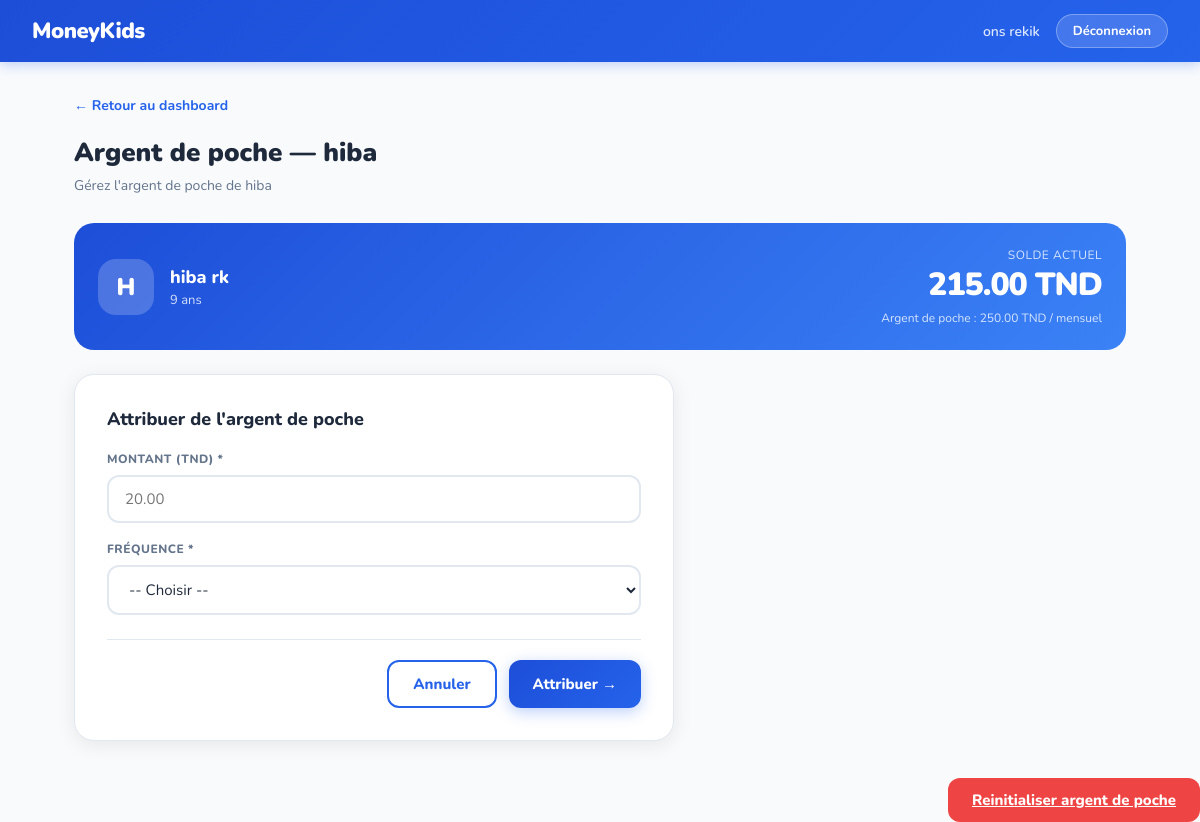
The page /parent/argent_poche.php?id=18 (signed in) on the database its author committed.
### tables this page shows
CREATE TABLE `utilisateur` (
  `id` int(11) NOT NULL,
  `nom` varchar(100) NOT NULL,
  `prenom` varchar(100) NOT NULL,
  `email` varchar(150) NOT NULL,
  `password` varchar(255) NOT NULL,
  `role` enum('parent','enfant') NOT NULL,
  `parent_id` int(11) DEFAULT NULL,
  `age` int(11) DEFAULT NULL
);

CREATE TABLE `compte` (
  `id` int(11) NOT NULL,
  `solde` decimal(10,2) DEFAULT 0.00,
  `montant_argent_poche` decimal(10,2) DEFAULT 0.00,
  `frequence` enum('hebdo','mensuel') NOT NULL,
  `user_id` int(11) NOT NULL
);

### crud/users/read.php (called while the page is built, shortened)
<?php
function getUserById($pdo, $id) {
    $stmt = $pdo->prepare("SELECT * FROM utilisateur WHERE id = ?");
    $stmt->execute([$id]);
    return $stmt->fetch();
}
?>

### crud/comptes/read.php (called while the page is built, shortened)
<?php
function getCompteByUser($pdo, $user_id) {
    $stmt = $pdo->prepare("
        SELECT * FROM compte WHERE user_id = ?
    ");
    $stmt->execute([$user_id]);
    return $stmt->fetch();
}
?>

### parent/argent_poche.php (the view, shortened to what this page needs)
<?php
require_once $_SERVER['DOCUMENT_ROOT'] . '/MoneyKids/config/db.php';
require_once $_SERVER['DOCUMENT_ROOT'] . '/MoneyKids/crud/users/read.php';
require_once $_SERVER['DOCUMENT_ROOT'] . '/MoneyKids/crud/comptes/update.php';
require_once $_SERVER['DOCUMENT_ROOT'] . '/MoneyKids/crud/comptes/read.php';
require_once $_SERVER['DOCUMENT_ROOT'] . '/MoneyKids/crud/transactions/create.php';
$enfant_id = $_GET['id'] ?? null;
$enfant = getUserById($pdo, $enfant_id);
$compte = getCompteByUser($pdo, $enfant_id);
?>
<!DOCTYPE html>
<html lang="fr">
<head>
    <link rel="stylesheet" href="../assets/css/style.css">
    <link rel="stylesheet" href="../assets/css/parent.css">
</head>
<body>
<nav class="navbar">
    <div class="nav-logo">MoneyKids</div>
    <div class="nav-right">
        <span class="nav-user">
             <?= htmlspecialchars($_SESSION['prenom'] . ' ' . $_SESSION['nom']) ?>
        </span>
        <a href="../authentification/logout.php" class="btn-logout">Déconnexion</a>
    </div>
</nav>
<div class="page-wrapper">
    <a href="dashboard.php" class="back-link">← Retour au dashboard</a>
    <div class="page-title">
         Argent de poche — <?= htmlspecialchars($enfant['prenom']) ?>
    </div>
    <div class="page-sub">
        Gérez l'argent de poche de <?= htmlspecialchars($enfant['prenom']) ?>
    </div>
    <div class="balance-card">
        <div class="balance-left">
            <div class="balance-avatar">
                <?= strtoupper(substr($enfant['prenom'], 0, 1)) ?>
            </div>
            <div>
                <div class="balance-name">
                    <?= htmlspecialchars($enfant['prenom'] . ' ' . $enfant['nom']) ?>
                </div>
                <div class="balance-age">
                    <?= $enfant['age'] ? $enfant['age'] . ' ans' : '' ?>
                </div>
            </div>
        </div>
        <div class="balance-right">
            <div class="balance-label">Solde actuel</div>
            <div class="balance-amount">
                <?= number_format($compte['solde'], 2) ?> TND
            </div>
            <div class="balance-pocket">
                Argent de poche :
                <?= number_format($compte['montant_argent_poche'], 2) ?> TND
                / <?= $compte['frequence'] ?>
            </div>
        </div>
    </div>
    <div class="form-card" style="margin-top: 24px;">
        <h3 style="font-size:18px; font-weight:800;
                   color:#1e293b; margin-bottom:20px;">
            Attribuer de l'argent de poche
        </h3>
        <form method="POST" action="">
            <div class="form-group">
                <label class="form-label">Montant (TND) *</label>
                <input class="form-input" type="number"
                       name="montant" placeholder="20.00"
                       min="0.01" step="0.01"
                       value="<?= htmlspecialchars($_POST['montant'] ?? '') ?>"
                       required>
            </div>
            <div class="form-group">
                <label class="form-label">Fréquence *</label>
                <select class="form-input" name="frequence" required>
                    <option value="">-- Choisir --</option>
                </select>
            </div>
            <div class="form-actions">
                <a href="dashboard.php" class="btn-secondary">Annuler</a>
                <button type="submit" class="btn-primary">
                    Attribuer →
                </button>
            </div>
        </form>
    </div>
</div>
<div style="margin-top: 16px; text-align: right;">
    <a href="delete_argent_poche.php?id=<?= $enfant_id ?>"
       class="btn-danger"
       onclick="return confirm('Reinitialiser l argent de poche de <?= htmlspecialchars($enfant['prenom']) ?> a 0 TND ?')">
        Reinitialiser argent de poche
    </a>
</div>
</body>
</html>

### assets/css/style.css (style rules this page uses)
* { margin: 0; padding: 0; box-sizing: border-box; }
:root { --primary: #2563EB; --primary-dark: #1D4ED8; --primary-light: #EFF6FF; --accent: #F59E0B; --green: #10B981; --red: #EF4444; --text: #1e293b; --muted: #64748b; --border: #e2e8f0; --bg: #F8FAFC; --white: #ffffff; --shadow: 0 4px 20px rgba(0,0,0,0.08); }
body { font-family: 'Nunito', sans-serif; background: var(--bg); color: var(--text); min-height: 100vh; }
.navbar { background: linear-gradient(135deg, #1D4ED8, #2563EB); padding: 14px 32px; display: flex; align-items: center; justify-content: space-between; box-shadow: 0 2px 12px rgba(37,99,235,0.3); position: sticky; top: 0; z-index: 100; }
.nav-logo { color: white; font-size: 22px; font-weight: 900; letter-spacing: -0.5px; display: flex; align-items: center; gap: 8px; }
.nav-right { display: flex; align-items: center; gap: 16px; }
.nav-user { color: rgba(255,255,255,0.85); font-size: 14px; font-weight: 600; }
.btn-logout { background: rgba(255,255,255,0.15); color: white; border: 1px solid rgba(255,255,255,0.3); padding: 7px 16px; border-radius: 20px; font-family: 'Nunito', sans-serif; font-size: 13px; font-weight: 700; cursor: pointer; text-decoration: none; transition: background 0.2s; }
.page-wrapper { max-width: 1100px; margin: 0 auto; padding: 32px 24px; }
.page-title { font-size: 26px; font-weight: 900; color: var(--text); margin-bottom: 6px; }
.page-sub { font-size: 14px; color: var(--muted); margin-bottom: 28px; }
.form-group { margin-bottom: 18px; }
.form-label { display: block; font-size: 12px; font-weight: 800; color: var(--muted); text-transform: uppercase; letter-spacing: 0.5px; margin-bottom: 8px; }
.form-input { width: 100%; padding: 12px 16px; border: 2px solid var(--border); border-radius: 12px; font-family: 'Nunito', sans-serif; font-size: 15px; color: var(--text); outline: none; transition: border-color 0.2s; background: white; }
.btn-primary { padding: 12px 24px; background: linear-gradient(135deg, var(--primary-dark), var(--primary)); color: white; border: none; border-radius: 12px; font-family: 'Nunito', sans-serif; font-size: 15px; font-weight: 800; cursor: pointer; box-shadow: 0 4px 15px rgba(37,99,235,0.3); transition: transform 0.1s; text-decoration: none; display: inline-block; }
.btn-secondary { padding: 12px 24px; background: white; color: var(--primary); border: 2px solid var(--primary); border-radius: 12px; font-family: 'Nunito', sans-serif; font-size: 15px; font-weight: 800; cursor: pointer; transition: all 0.2s; text-decoration: none; display: inline-block; }
.btn-danger { padding: 12px 24px; background: var(--red); color: white; border: none; border-radius: 12px; font-family: 'Nunito', sans-serif; font-size: 15px; font-weight: 800; cursor: pointer; }

### assets/css/parent.css (style rules this page uses)
.form-card { background: white; border-radius: 20px; padding: 32px; box-shadow: 0 4px 20px rgba(0,0,0,0.08); border: 1px solid #e2e8f0; max-width: 600px; }
.form-actions { display: flex; gap: 12px; justify-content: flex-end; margin-top: 24px; padding-top: 20px; border-top: 1px solid #e2e8f0; }
.back-link { display: inline-block; color: #2563EB; font-weight: 700; font-size: 14px; text-decoration: none; margin-bottom: 20px; }
.balance-card { background: linear-gradient(135deg, #1D4ED8, #3B82F6); border-radius: 20px; padding: 24px; display: flex; align-items: center; justify-content: space-between; color: white; margin-bottom: 8px; }
.balance-left { display: flex; align-items: center; gap: 16px; }
.balance-avatar { width: 56px; height: 56px; background: rgba(255,255,255,0.2); border-radius: 18px; display: flex; align-items: center; justify-content: center; font-size: 24px; font-weight: 900; color: white; }
.balance-name { font-size: 18px; font-weight: 800; }
.balance-age { font-size: 13px; opacity: 0.8; margin-top: 2px; }
.balance-right { text-align: right; }
.balance-label { font-size: 12px; opacity: 0.8; text-transform: uppercase; letter-spacing: 0.5px; }
.balance-amount { font-size: 32px; font-weight: 900; letter-spacing: -1px; }
.balance-pocket { font-size: 12px; opacity: 0.8; margin-top: 4px; }

### rows shown on the page
utilisateur: prenom "hiba", prenom "H", prenom+nom "hiba rk", age "9"
compte: solde "215.00", montant_argent_poche "250.00", frequence "mensuel"

### other values the page prints
$_SESSION['prenom'] . ' ' . $_SESSION['nom'] "ons rekik"
